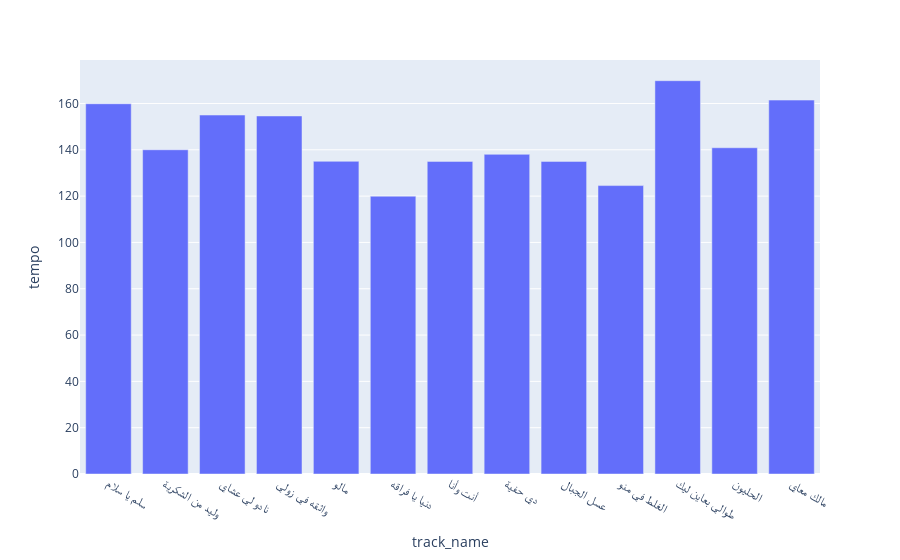

Notebook code for this chart:
### Markdown cell above
Now let see songs tempo and duration

### Code cell
fig = px.bar(res, x='track_name', y='tempo')
fig.show()

### Figure 1 — Plotly figure (JSON) as saved in the notebook; plotly's stock layout.template omitted (floating-point values rounded to 4 significant figures)
{"data": [{"alignmentgroup": "True", "hovertemplate": "track_name=%{x}<br>tempo=%{y}<extra></extra>", "legendgroup": "", "marker": {"color": "#636efa", "pattern": {"shape": ""}}, "name": "", "offsetgroup": "", "orientation": "v", "showlegend": false, "textposition": "auto", "x": ["سلم يا سلام", "وليد من الشكرية", "نادو لي عشاي", "واثقه في زولي", "مالو", "دنيا يا فراقه", "أنت وأنا", "دي حفية", "عسل الجبال", "الغلط في منو", "طوالي بعاين ليك", "الحليون", "مالك معاي"], "xaxis": "x", "y": [159.9, 140.0, 155.0, 154.6, 135.0, 120.0, 135.0, 138.0, 135.0, 124.5, 169.8, 140.9, 161.5], "yaxis": "y", "type": "bar"}], "layout": {"xaxis": {"anchor": "y", "domain": [0.0, 1.0], "title": {"text": "track_name"}}, "yaxis": {"anchor": "x", "domain": [0.0, 1.0], "title": {"text": "tempo"}}, "legend": {"tracegroupgap": 0}, "margin": {"t": 60}, "barmode": "relative"}}
